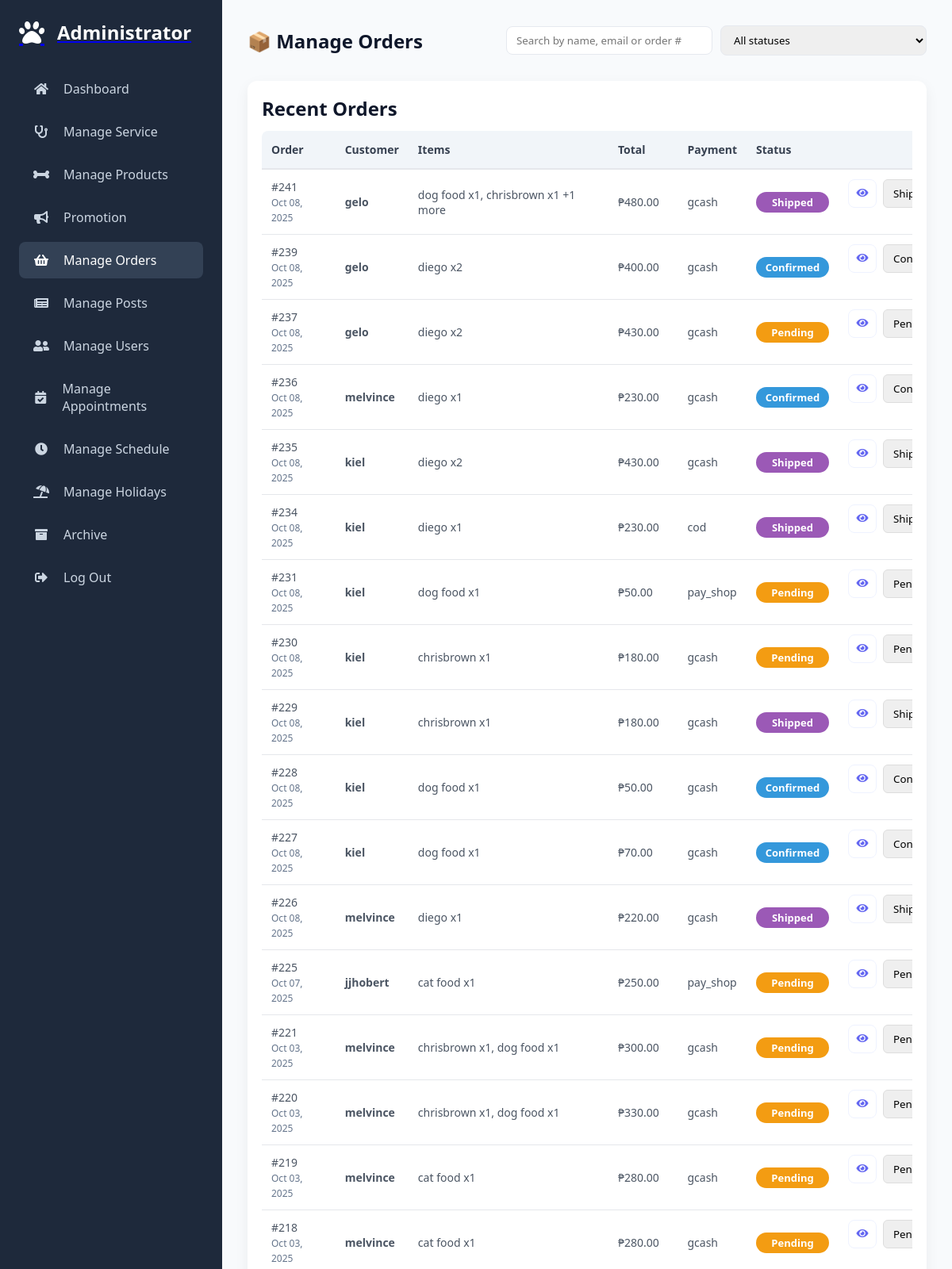
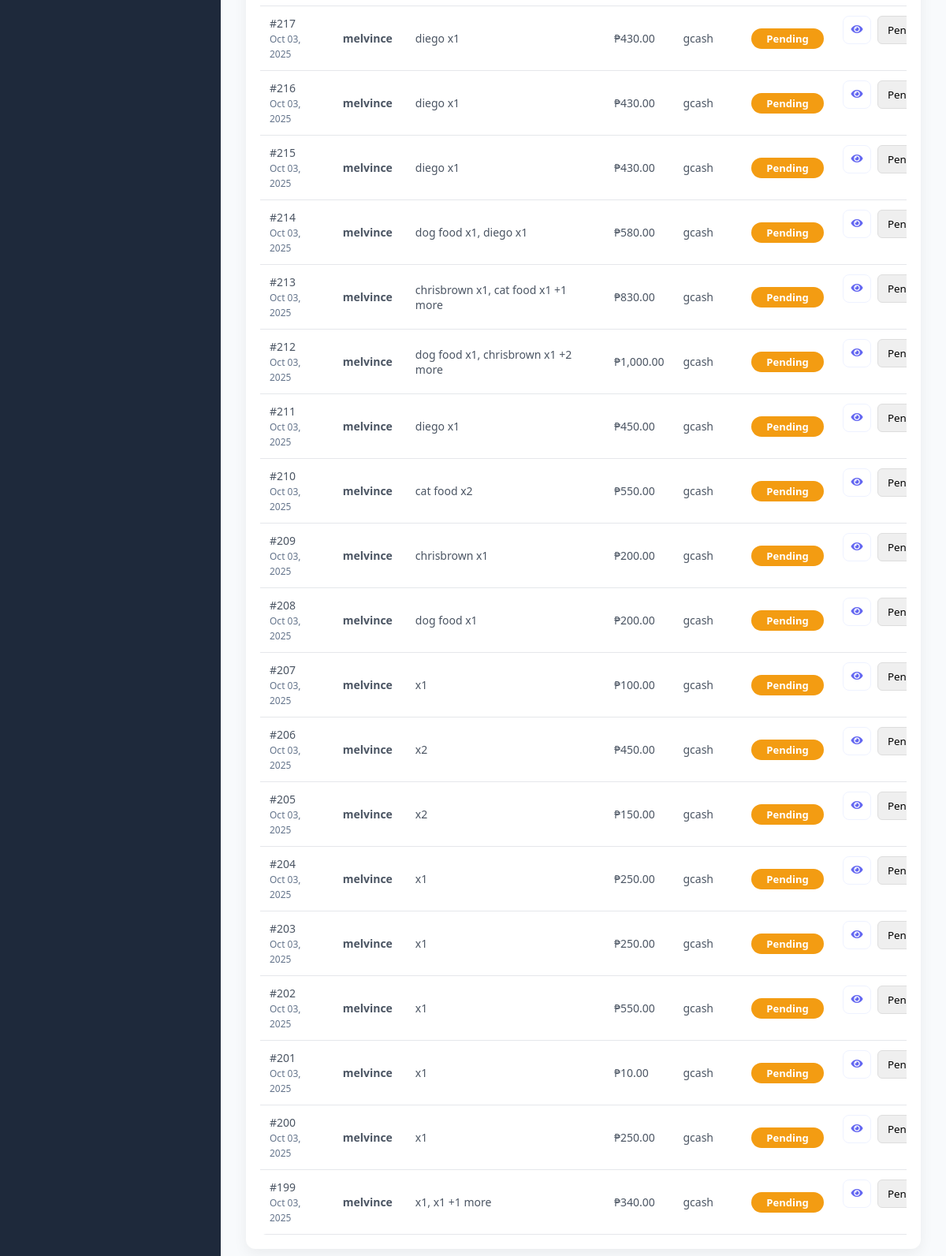
/admin/manage_orders.php (signed in), run on the app's committed database (2 pictures, top to bottom).
### tables this page shows
CREATE TABLE `orders` (
  `id` int(11) NOT NULL,
  `user_id` varchar(100) NOT NULL,
  `fullname` varchar(255) NOT NULL,
  `address` text NOT NULL,
  `checkout_email` varchar(255) DEFAULT NULL,
  `phone` varchar(20) NOT NULL,
  `payment_method` varchar(50) NOT NULL,
  `delivery_method` varchar(255) NOT NULL,
  `total` decimal(10,2) NOT NULL,
  `shipping_fee` decimal(10,2) NOT NULL,
  `status` enum('pending','confirmed','shipped','delivered','cancelled') NOT NULL DEFAULT 'pending',
  `completed_at` timestamp NULL DEFAULT NULL,
  `created_at` timestamp NOT NULL DEFAULT current_timestamp()
);

### admin/manage_orders.php (the view, shortened to what this page needs)
<?php
require_once '../components/auth_admin.php';
$orders = $conn->query("
    SELECT * FROM orders
    WHERE status NOT IN ('delivered','cancelled')
    ORDER BY created_at DESC
")->fetchAll(PDO::FETCH_ASSOC);
?>
<!DOCTYPE html>
<html lang="en">
<head>
<link rel="stylesheet" href="./../assets/css/admin/manage_orders.css?v=<?php echo time(); ?>">
<link rel="stylesheet" href="./../assets/css/admin/admin_header.css?v=<?php echo time(); ?>">
<link rel="stylesheet" href="https://cdnjs.cloudflare.com/ajax/libs/font-awesome/5.15.4/css/all.min.css">
</head>
<body>
<?php include '../components/admin_header.php'; ?>
<div class="admin-main">
    <div class="header-row">
        <h1>📦 Manage Orders</h1>
        <div class="orders-filters">
            <input type="text" id="searchInput" class="search-input" placeholder="Search by name, email or order #">
            <select id="filterStatus" class="search-input">
                <option value="">All statuses</option>
            </select>
        </div>
    </div>
    <div class="card">
        <div class="card-header"><h2>Recent Orders</h2></div>
        <div class="table-container">
            <table class="orders-table" id="ordersTable">
                <thead>
                    <tr>
                        <th>Order</th>
                        <th>Customer</th>
                        <th>Items</th>
                        <th>Total</th>
                        <th>Payment</th>
                        <th>Status</th>
                        <th class="actions">Actions</th>
                    </tr>
                </thead>
                <tbody>
                    <?php if(count($orders) > 0): ?>
                        <?php foreach($orders as $o):
                            $stmt = $conn->prepare("SELECT oi.*, p.name, p.image FROM order_items oi LEFT JOIN product p ON oi.product_id = p.id WHERE oi.order_id = ?");
                            $stmt->execute([$o['id']]);
                            $items = $stmt->fetchAll(PDO::FETCH_ASSOC);
                            $items_json = htmlspecialchars(json_encode($items), ENT_QUOTES, 'UTF-8');
                        ?>
                        <tr data-order="<?= $o['id'] ?>"
                            data-items='<?= $items_json ?>'
                            data-fullname="<?= htmlspecialchars($o['fullname'], ENT_QUOTES) ?>"
                            data-email="<?= htmlspecialchars($o['email'] ?? '', ENT_QUOTES) ?>"
                            data-phone="<?= htmlspecialchars($o['phone'] ?? '', ENT_QUOTES) ?>"
                            data-address="<?= htmlspecialchars($o['address'] ?? '', ENT_QUOTES) ?>"
                            data-total="<?= number_format($o['total'],2) ?>"
                            data-payment="<?= htmlspecialchars($o['payment_method'] ?? '', ENT_QUOTES) ?>"
                            data-status="<?= htmlspecialchars($o['status'], ENT_QUOTES) ?>"
                            data-created="<?= date("M d, Y h:i A", strtotime($o['created_at'])) ?>"
                        >
                            <td>#<?= $o['id'] ?><br><span class="small"><?= date("M d, Y", strtotime($o['created_at'])) ?></span></td>
                            <td class="customer">
                                <div><strong><?= htmlspecialchars($o['fullname']); ?></strong></div>
                            </td>
                            <td class="items">
                                <?php
                                    $preview = [];
                                    foreach ($items as $it) $preview[] = htmlspecialchars($it['name']) . " x" . intval($it['quantity']);
                                    echo implode(", ", array_slice($preview,0,2));
                                    if(count($preview)>2) echo " +".(count($preview)-2)." more";
                                ?>
                            </td>
                            <td>₱<?= number_format($o['total'],2) ?></td>
                            <td><?= htmlspecialchars($o['payment_method'] ?? '') ?></td>
                            <td><span class="status-badge status <?= htmlspecialchars($o['status']) ?>"><?= htmlspecialchars($o['status']) ?></span></td>
                            <td class="actions">
                                <button class="action-icon btn-view" title="View" data-action="view"><i class="fas fa-eye"></i></button>
                                <select class="status-select" data-id="<?= $o['id'] ?>"
                                    <?= in_array($o['status'], ['delivered','cancelled'])?'disabled':'' ?>
                                    style="padding:6px 8px; border-radius:6px; border:1px solid #ddd;">
                                    <option value="pending" <?= $o['status']=='pending'?'selected':'' ?>>Pending</option>
                                    <option value="confirmed" <?= $o['status']=='confirmed'?'selected':'' ?>>Confirmed</option>
                                    <option value="shipped" <?= $o['status']=='shipped'?'selected':'' ?>>Shipped</option>
                                </select>
                            </td>
                        </tr>
                        <?php endforeach; ?>
                    <?php else: ?>
                        <tr><td colspan="7" class="empty-state">No orders found</td></tr>
                    <?php endif; ?>
                </tbody>
            </table>
        </div>
    </div>
</div>
</body>
</html>

### assets/css/admin/manage_orders.css (style rules this page uses)
:root { --primary-color: #6366f1; --secondary-color: #4f46e5; --dark-bg: #1e293b; --light-bg: #f8fafc; --text-dark: #0f172a; --text-light: #64748b; --card-bg: #ffffff; --border-radius: 10px; --transition: all 0.3s ease; --success: #10b981; --pending: #f59e0b; --danger: #ef4444; --info: #3b82f6; }
* { margin: 0; padding: 0; box-sizing: border-box; font-family: 'Segoe UI', sans-serif; }
body { background: var(--light-bg); color: var(--text-dark); overflow-x: hidden; }
.admin-main { margin-left: 280px; flex: 1; padding: 2rem; transition: var(--transition); min-height: 100vh; }
.header-row { display: flex; justify-content: space-between; align-items: center; gap: 1rem; margin-bottom: 1.25rem; flex-wrap: wrap; }
.header-row h1 { font-size: 24px; color: var(--text-dark); margin: 0; }
.card { background: var(--card-bg); border-radius: 12px; padding: 18px; box-shadow: 0 6px 18px rgba(0,0,0,0.06); }
.table-container { width: 100%; overflow-x: auto; margin-top: 12px; }
table.orders-table { width: 100%; border-collapse: collapse; font-size: 14px; border-radius: 8px; overflow: hidden; min-width: 900px; }
.orders-table thead { background: #f1f5f9; text-align: left; }
.orders-table thead th { padding: 14px 12px; font-weight: 600; color: #374151; border-bottom: 2px solid #e5e7eb; white-space: nowrap; }
.orders-table tbody tr { border-bottom: 1px solid #e5e7eb; transition: background 0.15s ease; }
.orders-table tbody td { padding: 12px; vertical-align: middle; color: #4b5563; }
.small { font-size: 12px; color: var(--text-light); }
td.customer { max-width: 240px; white-space: normal; }
td.items { max-width: 260px; white-space: normal; color: #374151; }
.status-badge { display: inline-block; padding: 6px 10px; border-radius: 999px; font-weight: 600; font-size: 13px; color: #fff; text-align: center; min-width: 92px; }
td.actions { display: flex; justify-content: flex-end; gap: 8px; white-space: nowrap; }
.btn-view { background: #fff; color: var(--primary-color); border: 1px solid #e6e9ff; }
.action-icon { display: inline-flex; align-items: center; justify-content: center; width: 36px; height: 36px; border-radius: 8px; background: #fff; border: 1px solid #eef2ff; color: var(--primary-color); cursor: pointer; }
.orders-filters { display: flex; gap: 10px; align-items: center; flex-wrap: wrap; }
.search-input { padding: 8px 12px; border-radius: 8px; border: 1px solid #e6e9ef; min-width: 260px; }
.orders-table th.actions { text-align: right; padding-right: 10px; }
.status-badge { display: inline-block; padding: 4px 10px; border-radius: 20px; font-size: 13px; font-weight: 600; color: #fff; text-transform: capitalize; }
.status-badge.pending { background: #f39c12; }
.status-badge.confirmed { background: #3498db; }
.status-badge.shipped { background: #9b59b6; }

### assets/css/admin/admin_header.css (style rules this page uses)
:root { --primary-color: #6366f1; --secondary-color: #4f46e5; --dark-bg: #1e293b; --light-bg: #f8fafc; --text-dark: #0f172a; --text-light: #64748b; --card-bg: #ffffff; --border-radius: 10px; --transition: all 0.3s ease; }
* { margin: 0; padding: 0; box-sizing: border-box; font-family: 'Segoe UI', sans-serif; }
body { background: var(--light-bg); color: var(--text-dark); overflow-x: hidden; }
.admin-main { margin-left: 280px; flex: 1; padding: 2rem; transition: var(--transition); }
.header-row { display: flex; justify-content: space-between; align-items: center; margin-bottom: 2rem; flex-wrap: wrap; gap: 1rem; }
h1 { font-size: 2rem; font-weight: 600; color: var(--text-dark); }

### data on the page
orders: id "241", created_at "Oct 08, 2025", fullname "gelo", preview "dog food x1, chrisbrown x1", count($preview)-2 "1", total "480.00", payment_method "gcash", status "Shipped", status+id "Shipped"
orders: id "239", created_at "Oct 08, 2025", fullname "gelo", preview "diego x2", total "400.00", payment_method "gcash", status "Confirmed", status+id "Confirmed"
orders: id "237", created_at "Oct 08, 2025", fullname "gelo", preview "diego x2", total "430.00", payment_method "gcash", status "Pending", status+id "Pending"
orders: id "236", created_at "Oct 08, 2025", fullname "melvince", preview "diego x1", total "230.00", payment_method "gcash", status "Confirmed", status+id "Confirmed"
orders: id "235", created_at "Oct 08, 2025", fullname "kiel", preview "diego x2", total "430.00", payment_method "gcash", status "Shipped", status+id "Shipped"
orders: id "234", created_at "Oct 08, 2025", fullname "kiel", preview "diego x1", total "230.00", payment_method "cod", status "Shipped", status+id "Shipped"
orders: id "231", created_at "Oct 08, 2025", fullname "kiel", preview "dog food x1", total "50.00", payment_method "pay_shop", status "Pending", status+id "Pending"
orders: id "230", created_at "Oct 08, 2025", fullname "kiel", preview "chrisbrown x1", total "180.00", payment_method "gcash", status "Pending", status+id "Pending"
orders: id "229", created_at "Oct 08, 2025", fullname "kiel", preview "chrisbrown x1", total "180.00", payment_method "gcash", status "Shipped", status+id "Shipped"
orders: id "228", created_at "Oct 08, 2025", fullname "kiel", preview "dog food x1", total "50.00", payment_method "gcash", status "Confirmed", status+id "Confirmed"
orders: id "227", created_at "Oct 08, 2025", fullname "kiel", preview "dog food x1", total "70.00", payment_method "gcash", status "Confirmed", status+id "Confirmed"
orders: id "226", created_at "Oct 08, 2025", fullname "melvince", preview "diego x1", total "220.00", payment_method "gcash", status "Shipped", status+id "Shipped"
orders: id "225", created_at "Oct 07, 2025", fullname "jjhobert", preview "cat food x1", total "250.00", payment_method "pay_shop", status "Pending", status+id "Pending"
orders: id "221", created_at "Oct 03, 2025", fullname "melvince", preview "chrisbrown x1, dog food x1", total "300.00", payment_method "gcash", status "Pending", status+id "Pending"
orders: id "220", created_at "Oct 03, 2025", fullname "melvince", preview "chrisbrown x1, dog food x1", total "330.00", payment_method "gcash", status "Pending", status+id "Pending"
orders: id "219", created_at "Oct 03, 2025", fullname "melvince", preview "cat food x1", total "280.00", payment_method "gcash", status "Pending", status+id "Pending"
orders: id "218", created_at "Oct 03, 2025", fullname "melvince", preview "cat food x1", total "280.00", payment_method "gcash", status "Pending", status+id "Pending"
orders: id "217", created_at "Oct 03, 2025", fullname "melvince", preview "diego x1", total "430.00", payment_method "gcash", status "Pending", status+id "Pending"
orders: id "216", created_at "Oct 03, 2025", fullname "melvince", preview "diego x1", total "430.00", payment_method "gcash", status "Pending", status+id "Pending"
orders: id "215", created_at "Oct 03, 2025", fullname "melvince", preview "diego x1", total "430.00", payment_method "gcash", status "Pending", status+id "Pending"
orders: id "214", created_at "Oct 03, 2025", fullname "melvince", preview "dog food x1, diego x1", total "580.00", payment_method "gcash", status "Pending", status+id "Pending"
orders: id "213", created_at "Oct 03, 2025", fullname "melvince", preview "chrisbrown x1, cat food x1", count($preview)-2 "1", total "830.00", payment_method "gcash", status "Pending", status+id "Pending"
orders: id "212", created_at "Oct 03, 2025", fullname "melvince", preview "dog food x1, chrisbrown x1", count($preview)-2 "2", total "1,000.00", payment_method "gcash", status "Pending", status+id "Pending"
orders: id "211", created_at "Oct 03, 2025", fullname "melvince", preview "diego x1", total "450.00", payment_method "gcash", status "Pending", status+id "Pending"
orders: id "210", created_at "Oct 03, 2025", fullname "melvince", preview "cat food x2", total "550.00", payment_method "gcash", status "Pending", status+id "Pending"
orders: id "209", created_at "Oct 03, 2025", fullname "melvince", preview "chrisbrown x1", total "200.00", payment_method "gcash", status "Pending", status+id "Pending"
orders: id "208", created_at "Oct 03, 2025", fullname "melvince", preview "dog food x1", total "200.00", payment_method "gcash", status "Pending", status+id "Pending"
orders: id "207", created_at "Oct 03, 2025", fullname "melvince", preview "x1", total "100.00", payment_method "gcash", status "Pending", status+id "Pending"
orders: id "206", created_at "Oct 03, 2025", fullname "melvince", preview "x2", total "450.00", payment_method "gcash", status "Pending", status+id "Pending"
orders: id "205", created_at "Oct 03, 2025", fullname "melvince", preview "x2", total "150.00", payment_method "gcash", status "Pending", status+id "Pending"
orders: id "204", created_at "Oct 03, 2025", fullname "melvince", preview "x1", total "250.00", payment_method "gcash", status "Pending", status+id "Pending"
orders: id "203", created_at "Oct 03, 2025", fullname "melvince", preview "x1", total "250.00", payment_method "gcash", status "Pending", status+id "Pending"
orders: id "202", created_at "Oct 03, 2025", fullname "melvince", preview "x1", total "550.00", payment_method "gcash", status "Pending", status+id "Pending"
orders: id "201", created_at "Oct 03, 2025", fullname "melvince", preview "x1", total "10.00", payment_method "gcash", status "Pending", status+id "Pending"
orders: id "200", created_at "Oct 03, 2025", fullname "melvince", preview "x1", total "250.00", payment_method "gcash", status "Pending", status+id "Pending"
orders: id "199", created_at "Oct 03, 2025", fullname "melvince", preview "x1, x1", count($preview)-2 "1", total "340.00", payment_method "gcash", status "Pending", status+id "Pending"
